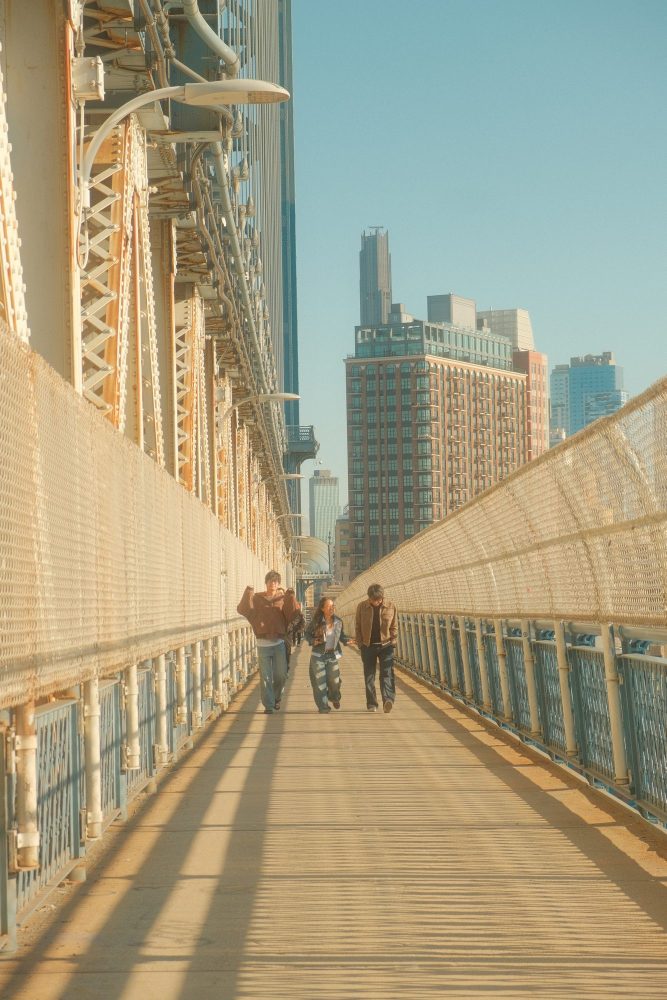
#> input picture bridge.jpeg, 1333 x 2000 px (shown at 1/2 size)
$ python -i make_prints.py   (imports and definitions only)
#> lines starting #> are read from the running program, lines starting #| are printed output that depends on the picture
"""Print treatments for the portfolio. Pillow + NumPy only.

Usage examples:
  python make_prints.py bw     in.jpg out.jpg              # black and white with grain (blue plates are CSS)
  python make_prints.py cyano  in.jpg out.jpg              # cyanotype in the site blue family
  python make_prints.py halftone in.jpg out_blue.png out_orange.png   # two transparent ink plates
  python make_prints.py halftone-flat in.jpg out.jpg       # both plates flattened on paper (loupe images)

Never quantize UI screenshots. Resize and save as high quality JPEG.
"""
import sys
import numpy as np
from PIL import Image, ImageOps, ImageEnhance, ImageFilter, ImageDraw

PAPER = (251, 251, 249)
BLUE = (31, 58, 147)       # --ink-blue  #1F3A93
ORANGE = (232, 100, 42)    # --ink-orange #E8642A
CYANO_STOPS = [(0.0, (18, 34, 90)), (0.45, BLUE), (0.75, (118, 134, 196)), (1.0, (236, 236, 238))]
rng = np.random.default_rng(7)

def bw(src, dst, width=1100):
#> called with src = '../bridge.jpeg', dst = 'out.png', width = 1100
    im = Image.open(src).convert("L")
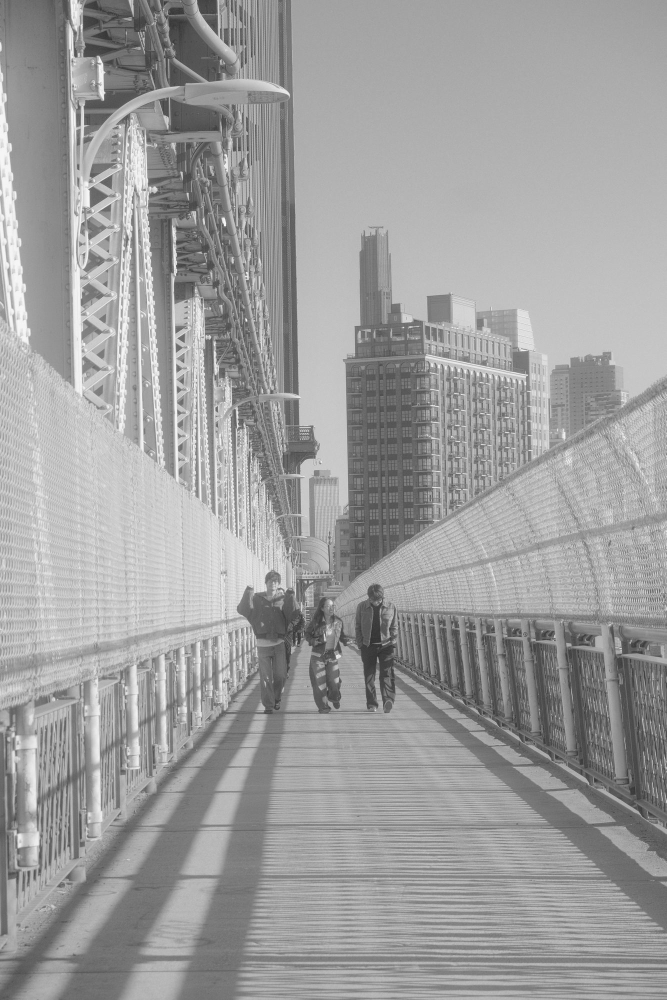
#> im: PIL image 1333x2000 L (shown at 1/2 size); min 39, max 253, mean 157.5
    im = ImageOps.autocontrast(im, cutoff=1)
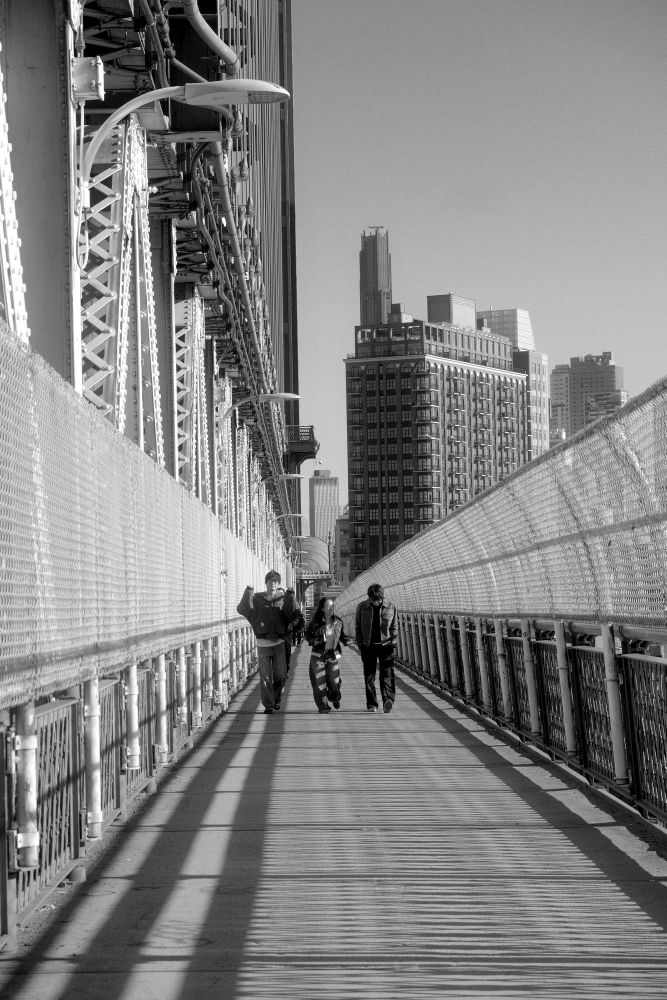
#> im: PIL image 1333x2000 L (shown at 1/2 size); min 0, max 255, mean 131.8
    im = ImageEnhance.Contrast(im).enhance(1.25)
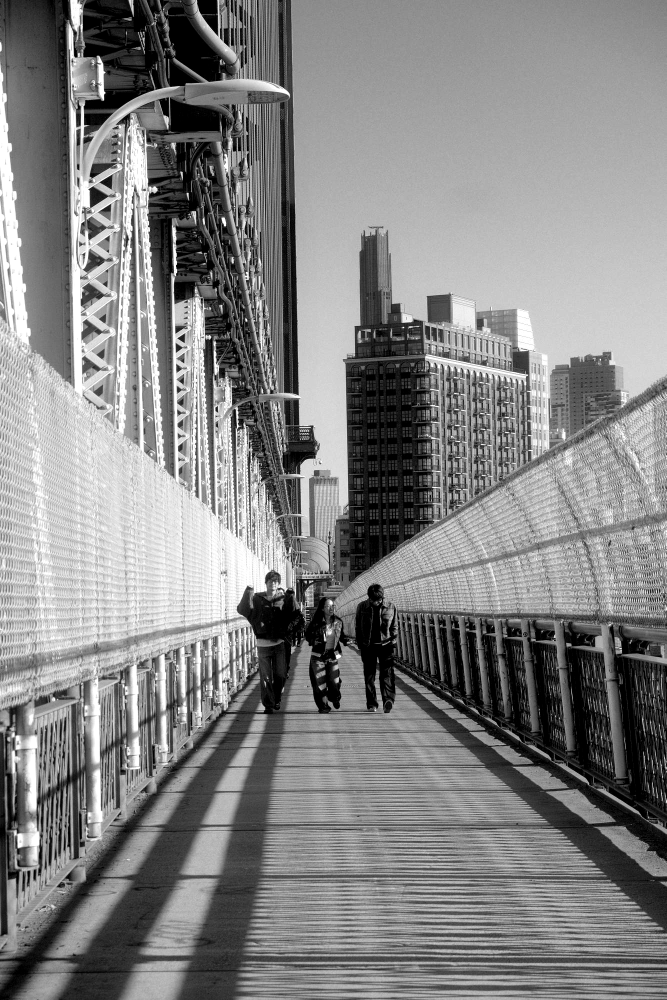
#> im: PIL image 1333x2000 L (shown at 1/2 size); min 0, max 255, mean 131.7
    im = im.resize((width, int(width * im.height / im.width)), Image.LANCZOS)
#> im: PIL image 1100x1650 L
    a = np.asarray(im).astype(float) + rng.normal(0, 34, (im.height, im.width))
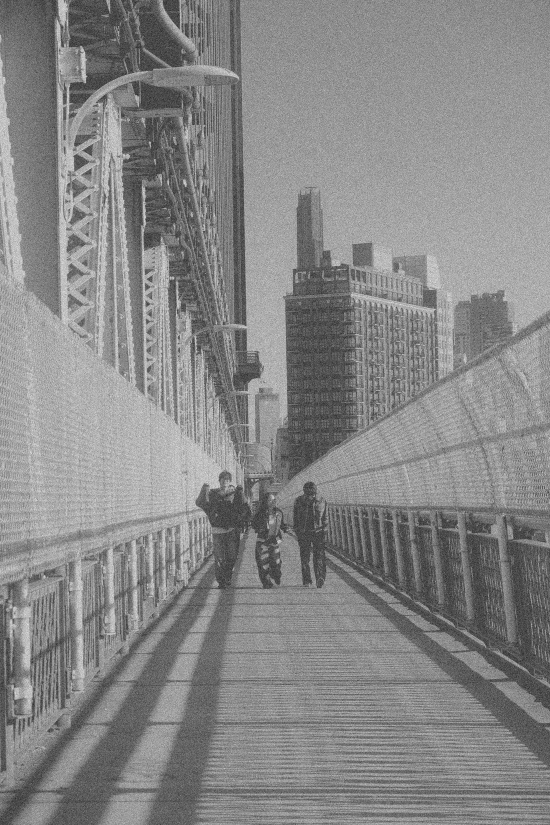
#> a: shape (1650, 1100) float64 (shown at 1/2 size); min -153.1, max 383.4, mean 131.7; drawn with min black and max white
    Image.fromarray(np.clip(a, 0, 255).astype("uint8")).save(dst, quality=72)
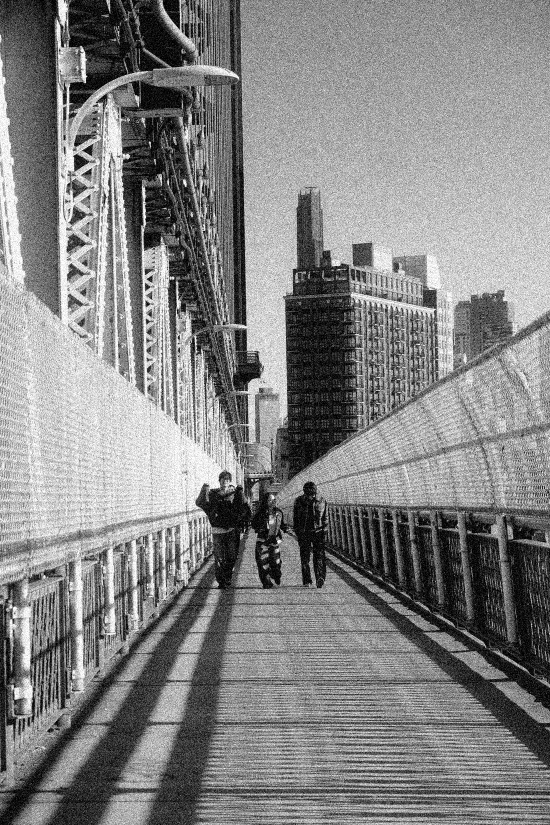
#> saved as out.png: PIL image 1100x1650 L (shown at 1/2 size); min 0, max 255, mean 131.6

# [28 lines left out: functions cyano, _plates, not called in this run]

def halftone(src, dst_blue, dst_orange):
    b, o = _plates(src)
    b.save(dst_blue, optimize=True); o.save(dst_orange, optimize=True)

# [8 lines left out: function halftone_flat, not called in this run]

# [3 lines not run here, left out]

>>> result = bw('../bridge.jpeg', 'out.png')

$ run again, on sf.jpeg
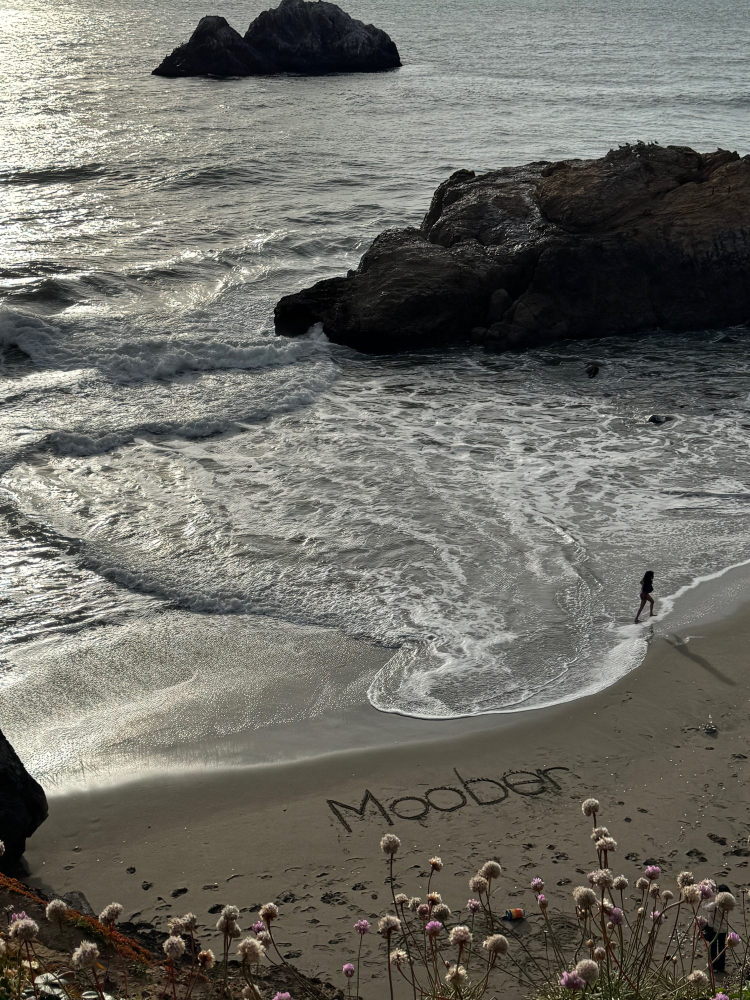
#> input picture sf.jpeg, 1500 x 2000 px (shown at 1/2 size)
#> in bw, `im = ImageEnhance.Contrast(im).enhance(1.25)`:
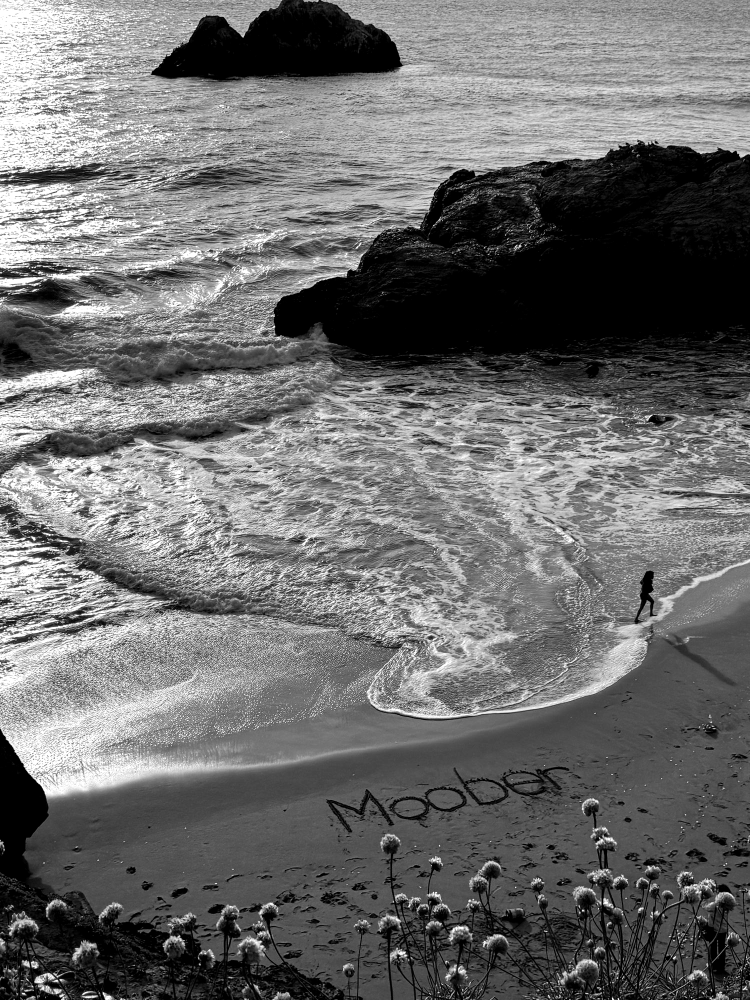
#> im: PIL image 1500x2000 L (shown at 1/2 size); min 0, max 255, mean 109.1
#> in bw, `a = np.asarray(im).astype(float) + rng.normal(0, 34, (im.height, im.wi..`:
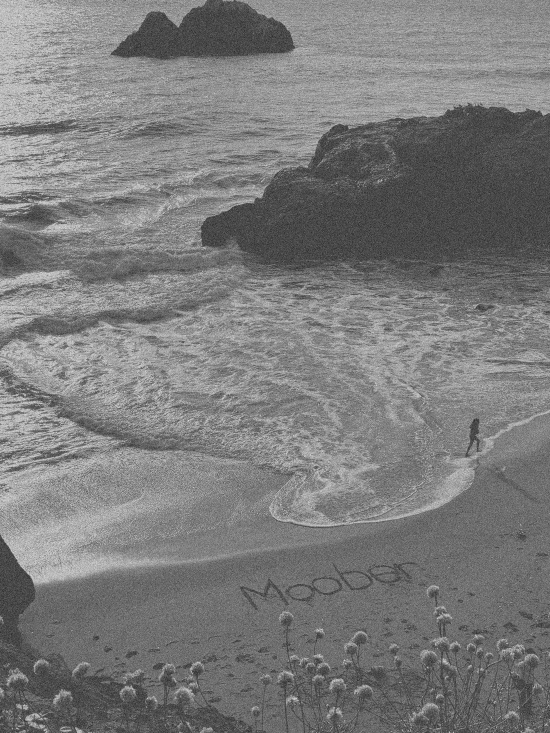
#> a: shape (1466, 1100) float64 (shown at 1/2 size); min -155.1, max 389.9, mean 109; drawn with min black and max white

$ run again, on sketch.jpeg
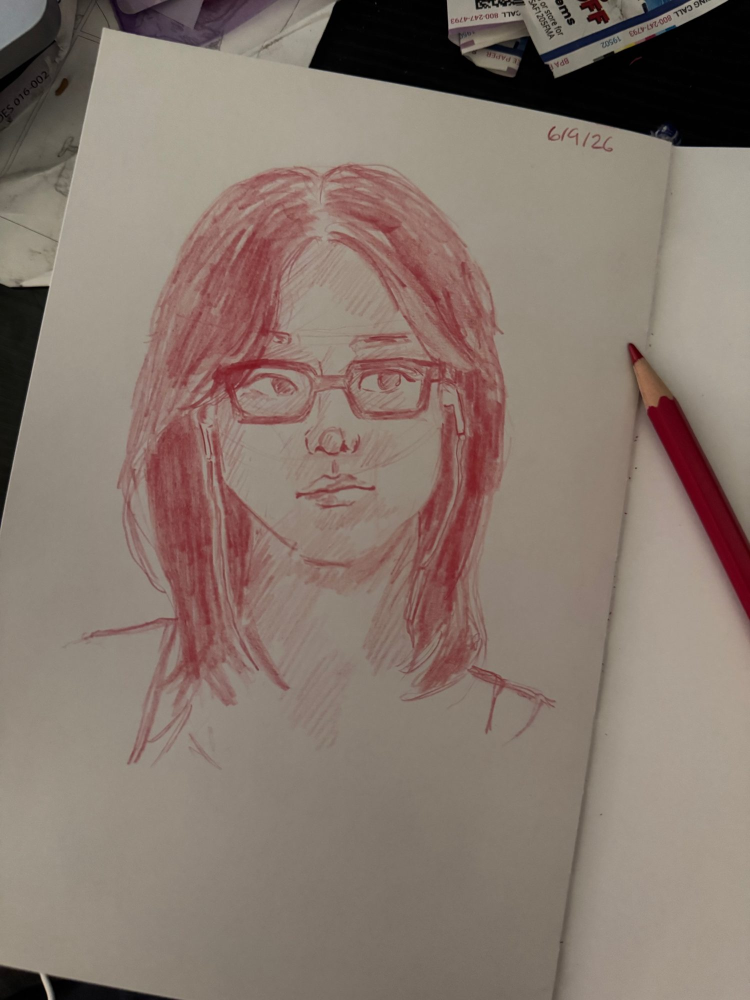
#> input picture sketch.jpeg, 1500 x 2000 px (shown at 1/2 size)
#> in bw, `im = ImageEnhance.Contrast(im).enhance(1.25)`:
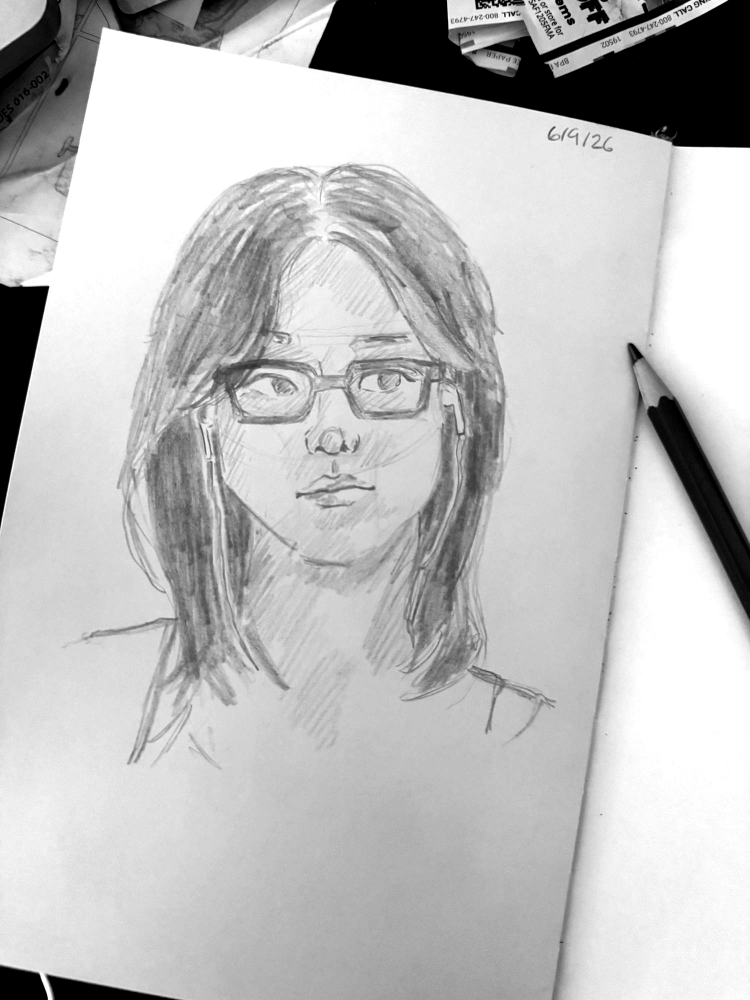
#> im: PIL image 1500x2000 L (shown at 1/2 size); min 0, max 255, mean 189.3
#> in bw, `a = np.asarray(im).astype(float) + rng.normal(0, 34, (im.height, im.wi..`:
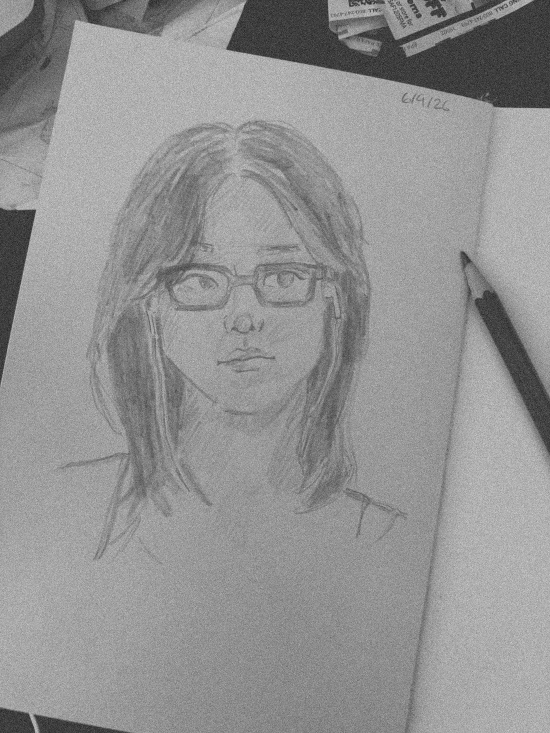
#> a: shape (1466, 1100) float64 (shown at 1/2 size); min -138.9, max 430, mean 189.3; drawn with min black and max white
